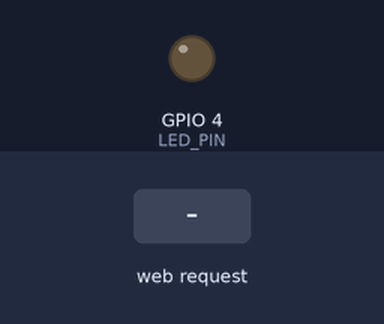
A sketch run on a simulated ESP32. Parts: output pins drawn as LEDs (lit = HIGH). Inputs (shaded band) come from the test bench.

Above: at 1.2 s.
1.3 s: HTTP request GET /toggle received
At 2.1 s:
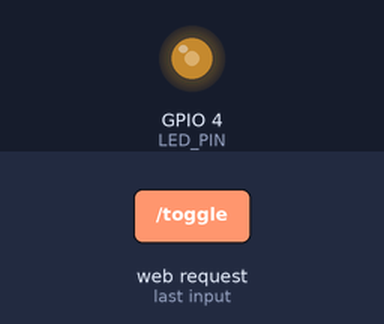
2.8 s: HTTP request GET /level?v=1 received
At 3.3 s:
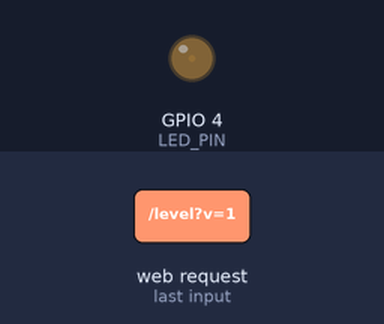
4.3 s: HTTP request GET /level?v=120 received
At 5.6 s:
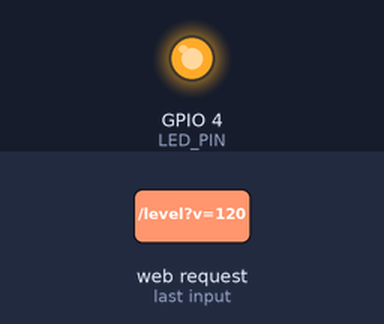
Timing chart, 0 to 7.3 s (numbered marks = the images above; inputs shaded):
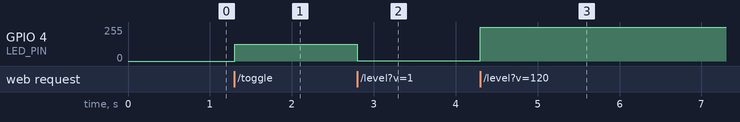

Measured:
- after the input at 1.3 s, GPIO 4 (LED_PIN): 0/255 → 127/255 at once
- after the input at 2.8 s, GPIO 4 (LED_PIN): 127/255 → 2/255 at once
- after the input at 4.3 s, GPIO 4 (LED_PIN): 2/255 → 255/255 at once

The sketch:

l08_get_led.ino
```cpp
// Светодиод (GPIO4) управляется ссылками: /toggle переключает, /level?v=... задаёт яркость.
#include <WiFi.h>
#include <WebServer.h>

const int LED_PIN = 4;
WebServer server(80);
bool ledOn = false;
int level = 50;                              // яркость, %

void applyLed() { ledcWrite(LED_PIN, ledOn ? level * 255 / 100 : 0); }

String page() {                              // собираем HTML-страницу из текущего состояния
  String html = "<!DOCTYPE html><html><head><meta charset='utf-8'>"
                "<meta name='viewport' content='width=device-width'></head><body>";
  html += String("<h1>Светодиод: ") + (ledOn ? "ВКЛ" : "ВЫКЛ") + "</h1>";
  html += "<p><a href='/toggle'><button>Вкл/выкл</button></a></p>"
          "<form action='/level'>Яркость: <input type='range' name='v' min='0' max='100' value='"
          + String(level) + "' onchange='this.form.submit()'></form></body></html>";
  return html;
}

void goHome() {                              // «перейди на главную страницу»
  server.sendHeader("Location", "/");
  server.send(303);
}

void setup() {
  ledcAttach(LED_PIN, 5000, 8);
  WiFi.softAP("S3-Web", "lesson-44-demo");
  server.on("/",       []() { server.send(200, "text/html; charset=utf-8", page()); });
  server.on("/toggle", []() { ledOn = !ledOn; applyLed(); goHome(); });
  server.on("/level",  []() {
    level = constrain(server.arg("v").toInt(), 0, 100);
    applyLed();
    goHome();
  });
  server.begin();
}

void loop() {
  server.handleClient();
}
```
